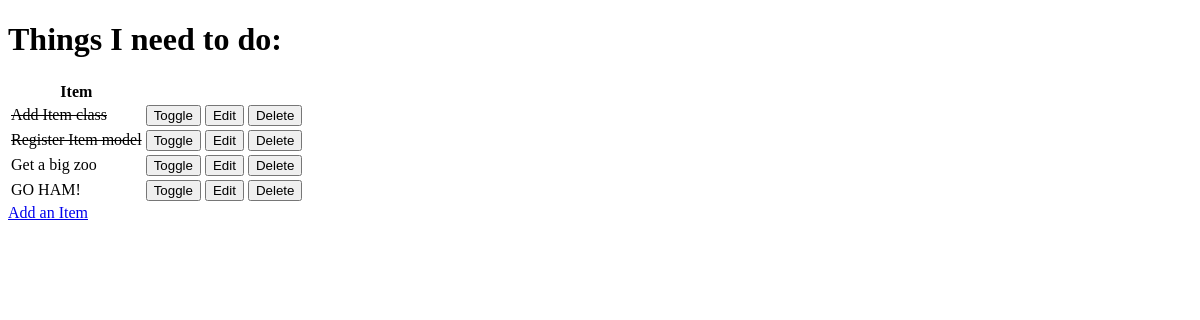
The app's page /, older data.
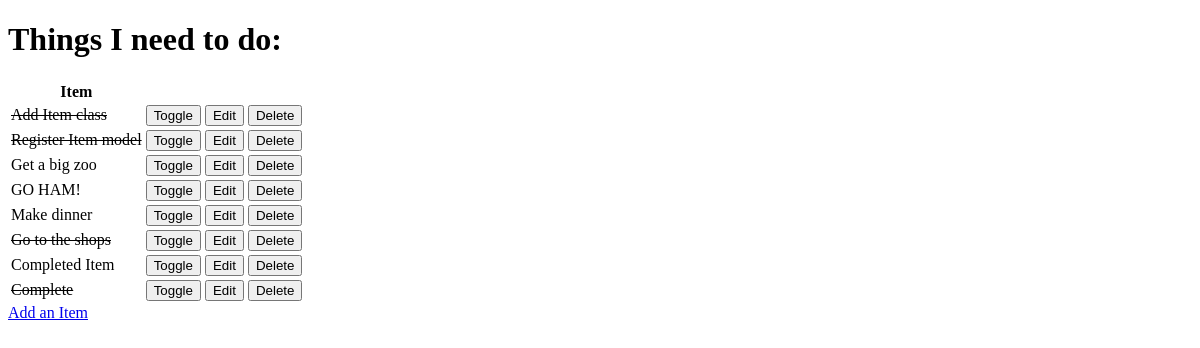
The same page, newer data.
### todo/models.py (models this page shows, shortened)
class Item(models.Model):
    name = models.CharField(max_length=50, null=False, blank=False)
    done = models.BooleanField(null=False, blank=False, default=False)

### todo/views.py (the view)
# urls.py: path('', views.get_todo_list, name='get_todo_list'),
def get_todo_list(request):
    items = Item.objects.all()
    context = {
        'items': items
    }
    return render(request, 'todo/todo_list.html', context)

### todo/templates/todo/todo_list.html (shortened to what this page needs)
<!DOCTYPE html>
<html lang="en">
<head>
</head>
<body>
    <h1>Things I need to do:</h1>
    <table>
        <tr>
            <th>Item</th>
        </tr>
        {% for item in items %}
            <tr>
                <td>
                    {% if item.done %}
                        <s>{{ item.name }}</s>
                    {% else %}
                        {{ item.name }}
                    {% endif %}
                </td>
                <td>
                    <a href="/toggle/{{ item.id }}">
                        <button>Toggle</button>
                    </a>
                </td>
                <td>
                    <a href="/edit/{{ item.id }}">
                        <button>Edit</button>
                    </a>
                </td>
                <td>
                    <a href="/delete/{{ item.id }}">
                        <button>Delete</button>
                    </a>
                </td>
            </tr>
        {% empty %}
            <tr><td>You have nothing to do.</td></tr>
        {% endfor %}
    </table>
    <a href="/add">Add an Item</a>
</body>
</html>

Row changes from the older to the newer data that the page shows:
added Item: name "Make dinner"
added Item: name "Go to the shops"
added Item: name "Completed Item"
added Item: name "Complete"
